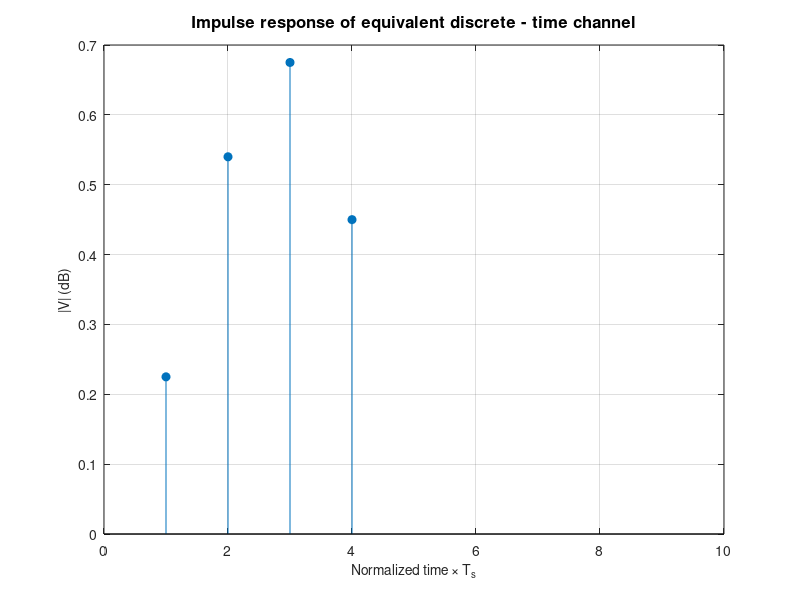
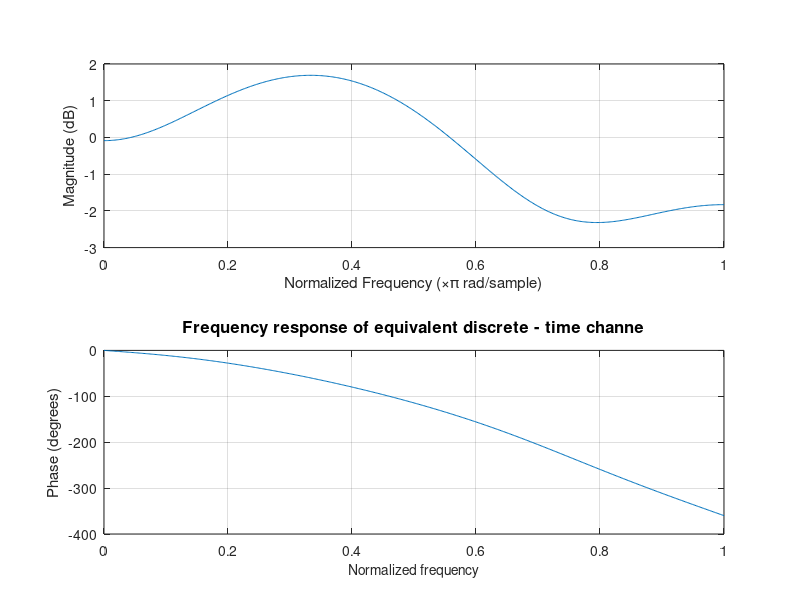

These figures' MATLAB source, in order:
A = 1; Delta = 1;
M = 4; % QPSK => M = 4
F = 8; Omega = 3; 
Beta = 0.3;
Kc = 4; % number of paths ò RAYLEIGH CHANNEL
Heq = [0.225 0.54 0.675 -0.45]; % impulse response of EDTC
%Heq = [2 -0.4j , 1.5+1.8j, 1, 1.2 -1.3j, 0.8+1.6 j];
fig1 = figure ();
stem(abs(Heq), 'filled');
xlim ([0 10]) ;
title ('Impulse response of equivalent discrete - time channel','FontSize', 12);
xlabel ('Normalized time \times T_{s}','FontSize', 10);
ylabel ('|V| (dB)', 'FontSize', 10); grid on;

fig2 = figure ();
freqz(Heq);
title ('Frequency response of equivalent discrete - time channe', 'FontSize', 12);
xlabel ('Normalized frequency','FontSize', 10);
